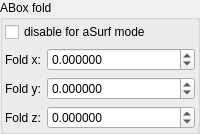
    <widget class="QGroupBox" name="groupBox_2">
     <property name="title">
      <string>ABox fold</string>
     </property>
     <layout class="QVBoxLayout" name="verticalLayout_5">
      <property name="leftMargin">
       <number>2</number>
      </property>
      <property name="topMargin">
       <number>2</number>
      </property>
      <property name="rightMargin">
       <number>2</number>
      </property>
      <property name="bottomMargin">
       <number>2</number>
      </property>
      <item>
       <widget class="QCheckBox" name="checkBox_transf_function_enabledM">
        <property name="text">
         <string notr="true">disable for aSurf mode</string>
        </property>
       </widget>
      </item>
      <item>
       <layout class="QGridLayout" name="gridLayout_3" columnstretch="0,1">
        <item row="1" column="1">
         <widget class="MyDoubleSpinBox" name="spinbox3_transf_addition_constant_111_y">
          <property name="sizePolicy">
           <sizepolicy hsizetype="Minimum" vsizetype="Maximum">
            <horstretch>0</horstretch>
            <verstretch>0</verstretch>
           </sizepolicy>
          </property>
          <property name="decimals">
           <number>6</number>
          </property>
          <property name="minimum">
           <double>-99.989999999999995</double>
          </property>
          <property name="maximum">
           <double>99.989999999999995</double>
          </property>
          <property name="singleStep">
           <double>0.100000000000000</double>
          </property>
         </widget>
        </item>
        <item row="0" column="0">
         <widget class="QLabel" name="label_105">
          <property name="text">
           <string>Fold x:</string>
          </property>
         </widget>
        </item>
        <item row="2" column="0">
         <widget class="QLabel" name="label_107">
          <property name="text">
           <string>Fold z:</string>
          </property>
         </widget>
        </item>
        <item row="0" column="1">
         <widget class="MyDoubleSpinBox" name="spinbox3_transf_addition_constant_111_x">
          <property name="sizePolicy">
           <sizepolicy hsizetype="Minimum" vsizetype="Maximum">
            <horstretch>0</horstretch>
            <verstretch>0</verstretch>
           </sizepolicy>
          </property>
          <property name="prefix">
           <string/>
          </property>
          <property name="decimals">
           <number>6</number>
          </property>
          <property name="minimum">
           <double>-99.989999999999995</double>
          </property>
          <property name="singleStep">
           <double>0.100000000000000</double>
          </property>
         </widget>
        </item>
        <item row="2" column="1">
         <widget class="MyDoubleSpinBox" name="spinbox3_transf_addition_constant_111_z">
          <property name="sizePolicy">
           <sizepolicy hsizetype="Minimum" vsizetype="Maximum">
            <horstretch>0</horstretch>
            <verstretch>0</verstretch>
           </sizepolicy>
          </property>
          <property name="decimals">
           <number>6</number>
          </property>
          <property name="minimum">
           <double>-99.989999999999995</double>
          </property>
          <property name="maximum">
           <double>99.989999999999995</double>
          </property>
          <property name="singleStep">
           <double>0.100000000000000</double>
          </property>
         </widget>
        </item>
        <item row="1" column="0">
         <widget class="QLabel" name="label_106">
          <property name="text">
           <string>Fold y:</string>
          </property>
         </widget>
        </item>
       </layout>
      </item>
     </layout>
    </widget>
